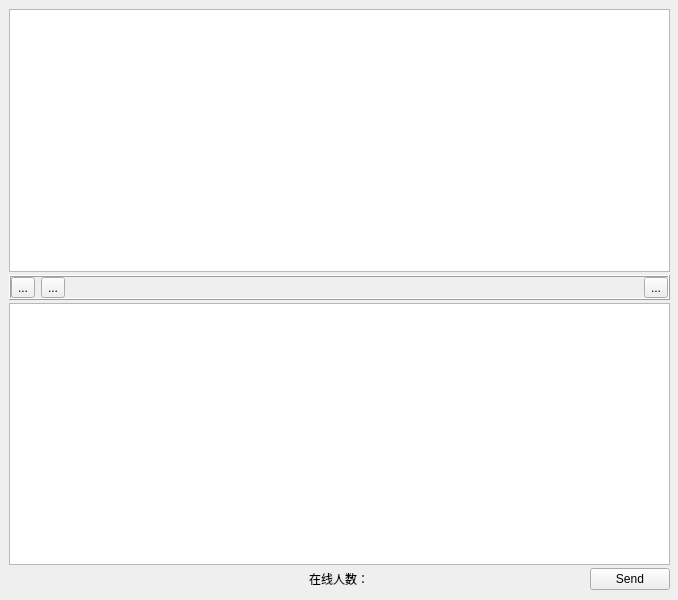
<?xml version="1.0" encoding="UTF-8"?>
<ui version="4.0">
 <class>ChatHome</class>
 <widget class="QWidget" name="ChatHome">
  <property name="geometry">
   <rect>
    <x>0</x>
    <y>0</y>
    <width>678</width>
    <height>600</height>
   </rect>
  </property>
  <property name="sizePolicy">
   <sizepolicy hsizetype="Preferred" vsizetype="Preferred">
    <horstretch>0</horstretch>
    <verstretch>0</verstretch>
   </sizepolicy>
  </property>
  <property name="minimumSize">
   <size>
    <width>0</width>
    <height>0</height>
   </size>
  </property>
  <property name="maximumSize">
   <size>
    <width>5000</width>
    <height>3000</height>
   </size>
  </property>
  <widget class="QWidget" name="widget" native="true">
   <property name="geometry">
    <rect>
     <x>9</x>
     <y>9</y>
     <width>661</width>
     <height>581</height>
    </rect>
   </property>
   <layout class="QVBoxLayout" name="verticalLayout_2">
    <property name="spacing">
     <number>3</number>
    </property>
    <property name="leftMargin">
     <number>0</number>
    </property>
    <property name="topMargin">
     <number>0</number>
    </property>
    <property name="rightMargin">
     <number>0</number>
    </property>
    <property name="bottomMargin">
     <number>0</number>
    </property>
    <item>
     <widget class="QTextBrowser" name="msgBrowser"/>
    </item>
    <item>
     <widget class="QFrame" name="frame">
      <property name="frameShape">
       <enum>QFrame::Box</enum>
      </property>
      <property name="frameShadow">
       <enum>QFrame::Raised</enum>
      </property>
      <layout class="QVBoxLayout" name="verticalLayout">
       <property name="leftMargin">
        <number>0</number>
       </property>
       <property name="topMargin">
        <number>0</number>
       </property>
       <property name="rightMargin">
        <number>0</number>
       </property>
       <property name="bottomMargin">
        <number>0</number>
       </property>
       <item>
        <layout class="QHBoxLayout" name="horizontalLayout">
         <item>
          <widget class="QToolButton" name="toolButton">
           <property name="text">
            <string>...</string>
           </property>
          </widget>
         </item>
         <item>
          <widget class="QToolButton" name="toolButton_2">
           <property name="text">
            <string>...</string>
           </property>
          </widget>
         </item>
         <item>
          <spacer name="horizontalSpacer">
           <property name="orientation">
            <enum>Qt::Horizontal</enum>
           </property>
           <property name="sizeHint" stdset="0">
            <size>
             <width>40</width>
             <height>20</height>
            </size>
           </property>
          </spacer>
         </item>
         <item>
          <widget class="QToolButton" name="toolButton_3">
           <property name="text">
            <string>...</string>
           </property>
          </widget>
         </item>
        </layout>
       </item>
      </layout>
     </widget>
    </item>
    <item>
     <widget class="QTextEdit" name="msgText"/>
    </item>
    <item>
     <widget class="QWidget" name="widget_2" native="true">
      <layout class="QHBoxLayout" name="horizontalLayout_2">
       <property name="leftMargin">
        <number>0</number>
       </property>
       <property name="topMargin">
        <number>0</number>
       </property>
       <property name="rightMargin">
        <number>0</number>
       </property>
       <property name="bottomMargin">
        <number>0</number>
       </property>
       <item>
        <spacer name="horizontalSpacer_2">
         <property name="orientation">
          <enum>Qt::Horizontal</enum>
         </property>
         <property name="sizeHint" stdset="0">
          <size>
           <width>300</width>
           <height>20</height>
          </size>
         </property>
        </spacer>
       </item>
       <item>
        <widget class="QLabel" name="label">
         <property name="text">
          <string>在线人数：</string>
         </property>
        </widget>
       </item>
       <item>
        <spacer name="horizontalSpacer_3">
         <property name="orientation">
          <enum>Qt::Horizontal</enum>
         </property>
         <property name="sizeHint" stdset="0">
          <size>
           <width>40</width>
           <height>20</height>
          </size>
         </property>
        </spacer>
       </item>
       <item>
        <widget class="QPushButton" name="sendButton">
         <property name="text">
          <string>Send</string>
         </property>
        </widget>
       </item>
      </layout>
     </widget>
    </item>
   </layout>
  </widget>
 </widget>
 <resources/>
 <connections/>
</ui>
